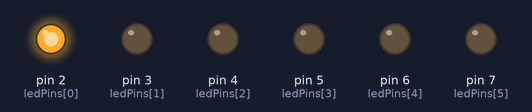
This sketch was run on a simulated Arduino Uno, built with avr-gcc and run on an emulated ATmega328P. On the bench: output pins drawn as LEDs (lit = HIGH).

Above: at 0.05 s.
At 0.55 s:
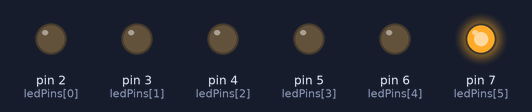
At 0.75 s:
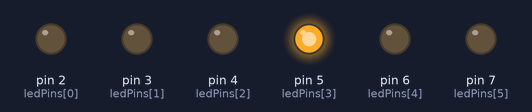
At 1.45 s:
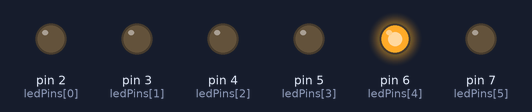
At 2.15 s:
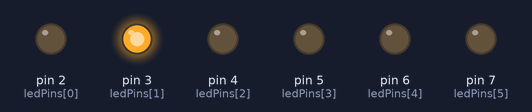
At 2.85 s:
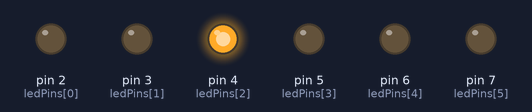
Timing chart, 0 to 3.1 s (numbered marks = the images above):
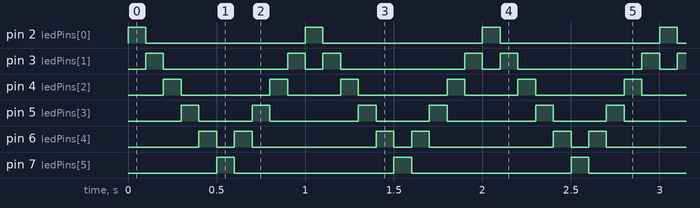

The sketch:

KnightRiderLEDs_2.ino
```cpp
const int ledCount = 6;
const int lastLedIndex = (ledCount - 1);

int ledPins[] = {2, 3, 4, 5, 6, 7};
int currentLed = 0;

void setup()
{
  for (int thisLed = 0; thisLed < ledCount; thisLed++) {
   pinMode(ledPins[thisLed], OUTPUT);
  }
}

bool goingForward = true;

void setOnlyOneLed(int ledToSet)
{
  for (int thisLed = 0; thisLed < ledCount; thisLed++)
  {
    if (thisLed == currentLed)
    {
      digitalWrite(ledPins[thisLed], HIGH);
    }
    else
    {
      digitalWrite(ledPins[thisLed], LOW);
    }
  }
}

void loop()
{
  setOnlyOneLed(currentLed);
  delay(100);

  if (goingForward)
  {
    if (currentLed == lastLedIndex)
    {
      goingForward = false;
      currentLed--;
    }
    else
    {
      currentLed++;
    }
  }
  else // going backward
  {
    if (currentLed == 0)
    {
      goingForward = true;
      currentLed++;
    }
    else
    {
      currentLed--;
    }
  }
}
```

Measured:
- by itself, pin 2 (ledPins[0]), pin 7 (ledPins[5]): alternates HIGH for 0.10 s and LOW for 0.90 s
- by itself, pin 3 (ledPins[1]): repeats every 1.0 s: LOW 0.70 s, HIGH 0.10 s, LOW 0.10 s, HIGH 0.10 s
- by itself, pin 4 (ledPins[2]): repeats every 1.0 s: LOW 0.50 s, HIGH 0.10 s, LOW 0.30 s, HIGH 0.10 s
- by itself, pin 5 (ledPins[3]): repeats every 1.0 s: LOW 0.30 s, HIGH 0.10 s, LOW 0.50 s, HIGH 0.10 s
- by itself, pin 6 (ledPins[4]): repeats every 1.0 s: LOW 0.10 s, HIGH 0.10 s, LOW 0.70 s, HIGH 0.10 s
